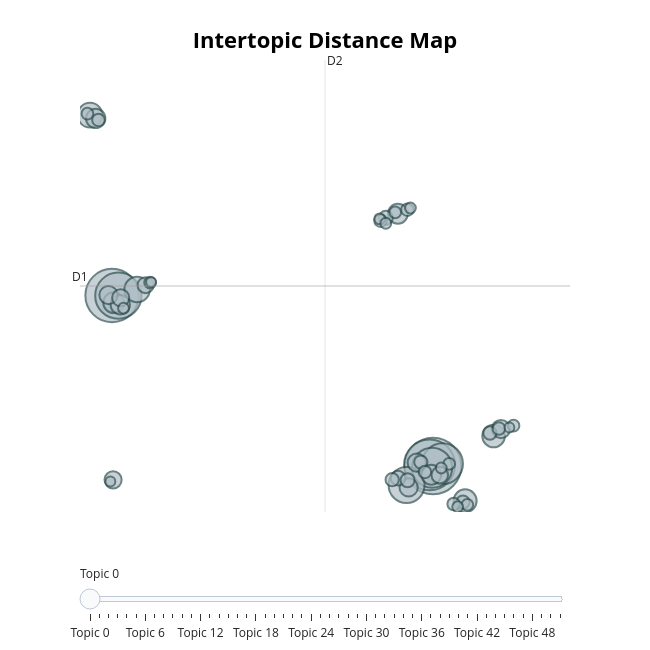

Here is the notebook cell this chart was saved with:
### Code cell
topic_model.visualize_topics()

### Figure 1 — Plotly figure (JSON) as saved in the notebook; plotly's stock layout.template omitted (floating-point values rounded to 4 significant figures; data arrays with more than 128 entries replaced by an {"elided": "..."} marker saying what was removed)
{"data": [{"customdata": {"elided": "52x3 mixed values"}, "hovertemplate": "<b>Topic %{customdata[0]}</b><br>%{customdata[1]}<br>Size: %{customdata[2]}", "legendgroup": "", "marker": {"color": "#B0BEC5", "line": {"color": "DarkSlateGrey", "width": 2}, "size": [163, 145, 132, 109, 85, 82, 66, 33, 31, 27, 26, 22, 20, 20, 19, 19, 17, 17, 17, 17, 15, 15, 14, 13, 11, 10, 10, 9, 9, 9, 9, 8, 8, 8, 8, 8, 8, 7, 7, 7, 7, 7, 7, 6, 6, 6, 6, 6, 6, 5, 5, 5], "sizemode": "area", "sizeref": 0.1019, "symbol": "circle"}, "mode": "markers", "name": "", "orientation": "v", "showlegend": false, "type": "scatter", "x": [11.41, -0.9598, 11.28, -0.7176, 11.78, 11.37, 10.39, 0.006552, -1.809, 12.65, 13.75, -0.8973, 10.06, 11.34, -0.6438, -1.59, -1.096, 14.03, 10.47, 10.78, -0.9198, -0.6262, 11.67, 0.3312, 10.06, 9.592, 10.43, 10.94, 9.837, 13.6, 12.56, 12.21, 11.1, -1.484, 13.95, 10.42, 9.388, 9.952, 0.5073, -1.908, 12.73, 12.03, 14.51, 9.356, 9.59, -0.5172, 11.73, 10.54, 12.36, 14.35, -1.024, 0.5431], "xaxis": "x", "y": [0.3917, 11.95, 0.4679, 11.94, 0.5457, 0.2774, -0.894, 12.36, 24.18, -1.97, 2.428, 11.46, 17.5, -0.198, 11.33, 23.96, 11.98, 2.901, -1.056, 0.6207, -0.5453, 11.8, -0.2221, 12.65, -0.4297, 17.22, -0.572, 0.6578, -0.5346, 2.632, -2.052, -2.182, -0.01086, 23.85, 2.934, 17.77, 17.03, 17.59, 12.83, 24.28, -2.239, 0.5366, 3.127, 17.15, 16.85, 11.09, 0.2615, 17.88, -2.369, 3.003, -0.6535, 12.86], "yaxis": "y"}], "layout": {"annotations": [{"showarrow": false, "text": "D1", "x": -2.195, "y": 12.6, "yshift": 10}, {"showarrow": false, "text": "D2", "x": 7.247, "xshift": 10, "y": 27.92}], "height": 650, "hoverlabel": {"bgcolor": "white", "font": {"family": "Rockwell", "size": 16}}, "legend": {"itemsizing": "constant", "tracegroupgap": 0}, "margin": {"t": 60}, "shapes": [{"line": {"color": "#CFD8DC", "width": 2}, "type": "line", "x0": 7.247, "x1": 7.247, "y0": -2.725, "y1": 27.92}, {"line": {"color": "#9E9E9E", "width": 2}, "type": "line", "x0": -2.195, "x1": 16.69, "y0": 12.6, "y1": 12.6}], "sliders": [{"active": 0, "pad": {"t": 50}, "steps": [{"args": [{"marker.color": [["red", "#B0BEC5", "#B0BEC5", "#B0BEC5", "#B0BEC5", "#B0BEC5", "#B0BEC5", "#B0BEC5", "#B0BEC5", "#B0BEC5", "#B0BEC5", "#B0BEC5", "#B0BEC5", "#B0BEC5", "#B0BEC5", "#B0BEC5", "#B0BEC5", "#B0BEC5", "#B0BEC5", "#B0BEC5", "#B0BEC5", "#B0BEC5", "#B0BEC5", "#B0BEC5", "#B0BEC5", "#B0BEC5", "#B0BEC5", "#B0BEC5", "#B0BEC5", "#B0BEC5", "#B0BEC5", "#B0BEC5", "#B0BEC5", "#B0BEC5", "#B0BEC5", "#B0BEC5", "#B0BEC5", "#B0BEC5", "#B0BEC5", "#B0BEC5", "#B0BEC5", "#B0BEC5", "#B0BEC5", "#B0BEC5", "#B0BEC5", "#B0BEC5", "#B0BEC5", "#B0BEC5", "#B0BEC5", "#B0BEC5", "#B0BEC5", "#B0BEC5"]]}], "label": "Topic 0", "method": "update"}, {"args": [{"marker.color": [["#B0BEC5", "red", "#B0BEC5", "#B0BEC5", "#B0BEC5", "#B0BEC5", "#B0BEC5", "#B0BEC5", "#B0BEC5", "#B0BEC5", "#B0BEC5", "#B0BEC5", "#B0BEC5", "#B0BEC5", "#B0BEC5", "#B0BEC5", "#B0BEC5", "#B0BEC5", "#B0BEC5", "#B0BEC5", "#B0BEC5", "#B0BEC5", "#B0BEC5", "#B0BEC5", "#B0BEC5", "#B0BEC5", "#B0BEC5", "#B0BEC5", "#B0BEC5", "#B0BEC5", "#B0BEC5", "#B0BEC5", "#B0BEC5", "#B0BEC5", "#B0BEC5", "#B0BEC5", "#B0BEC5", "#B0BEC5", "#B0BEC5", "#B0BEC5", "#B0BEC5", "#B0BEC5", "#B0BEC5", "#B0BEC5", "#B0BEC5", "#B0BEC5", "#B0BEC5", "#B0BEC5", "#B0BEC5", "#B0BEC5", "#B0BEC5", "#B0BEC5"]]}], "label": "Topic 1", "method": "update"}, {"args": [{"marker.color": [["#B0BEC5", "#B0BEC5", "red", "#B0BEC5", "#B0BEC5", "#B0BEC5", "#B0BEC5", "#B0BEC5", "#B0BEC5", "#B0BEC5", "#B0BEC5", "#B0BEC5", "#B0BEC5", "#B0BEC5", "#B0BEC5", "#B0BEC5", "#B0BEC5", "#B0BEC5", "#B0BEC5", "#B0BEC5", "#B0BEC5", "#B0BEC5", "#B0BEC5", "#B0BEC5", "#B0BEC5", "#B0BEC5", "#B0BEC5", "#B0BEC5", "#B0BEC5", "#B0BEC5", "#B0BEC5", "#B0BEC5", "#B0BEC5", "#B0BEC5", "#B0BEC5", "#B0BEC5", "#B0BEC5", "#B0BEC5", "#B0BEC5", "#B0BEC5", "#B0BEC5", "#B0BEC5", "#B0BEC5", "#B0BEC5", "#B0BEC5", "#B0BEC5", "#B0BEC5", "#B0BEC5", "#B0BEC5", "#B0BEC5", "#B0BEC5", "#B0BEC5"]]}], "label": "Topic 2", "method": "update"}, {"args": [{"marker.color": [["#B0BEC5", "#B0BEC5", "#B0BEC5", "red", "#B0BEC5", "#B0BEC5", "#B0BEC5", "#B0BEC5", "#B0BEC5", "#B0BEC5", "#B0BEC5", "#B0BEC5", "#B0BEC5", "#B0BEC5", "#B0BEC5", "#B0BEC5", "#B0BEC5", "#B0BEC5", "#B0BEC5", "#B0BEC5", "#B0BEC5", "#B0BEC5", "#B0BEC5", "#B0BEC5", "#B0BEC5", "#B0BEC5", "#B0BEC5", "#B0BEC5", "#B0BEC5", "#B0BEC5", "#B0BEC5", "#B0BEC5", "#B0BEC5", "#B0BEC5", "#B0BEC5", "#B0BEC5", "#B0BEC5", "#B0BEC5", "#B0BEC5", "#B0BEC5", "#B0BEC5", "#B0BEC5", "#B0BEC5", "#B0BEC5", "#B0BEC5", "#B0BEC5", "#B0BEC5", "#B0BEC5", "#B0BEC5", "#B0BEC5", "#B0BEC5", "#B0BEC5"]]}], "label": "Topic 3", "method": "update"}, {"args": [{"marker.color": [["#B0BEC5", "#B0BEC5", "#B0BEC5", "#B0BEC5", "red", "#B0BEC5", "#B0BEC5", "#B0BEC5", "#B0BEC5", "#B0BEC5", "#B0BEC5", "#B0BEC5", "#B0BEC5", "#B0BEC5", "#B0BEC5", "#B0BEC5", "#B0BEC5", "#B0BEC5", "#B0BEC5", "#B0BEC5", "#B0BEC5", "#B0BEC5", "#B0BEC5", "#B0BEC5", "#B0BEC5", "#B0BEC5", "#B0BEC5", "#B0BEC5", "#B0BEC5", "#B0BEC5", "#B0BEC5", "#B0BEC5", "#B0BEC5", "#B0BEC5", "#B0BEC5", "#B0BEC5", "#B0BEC5", "#B0BEC5", "#B0BEC5", "#B0BEC5", "#B0BEC5", "#B0BEC5", "#B0BEC5", "#B0BEC5", "#B0BEC5", "#B0BEC5", "#B0BEC5", "#B0BEC5", "#B0BEC5", "#B0BEC5", "#B0BEC5", "#B0BEC5"]]}], "label": "Topic 4", "method": "update"}, {"args": [{"marker.color": [["#B0BEC5", "#B0BEC5", "#B0BEC5", "#B0BEC5", "#B0BEC5", "red", "#B0BEC5", "#B0BEC5", "#B0BEC5", "#B0BEC5", "#B0BEC5", "#B0BEC5", "#B0BEC5", "#B0BEC5", "#B0BEC5", "#B0BEC5", "#B0BEC5", "#B0BEC5", "#B0BEC5", "#B0BEC5", "#B0BEC5", "#B0BEC5", "#B0BEC5", "#B0BEC5", "#B0BEC5", "#B0BEC5", "#B0BEC5", "#B0BEC5", "#B0BEC5", "#B0BEC5", "#B0BEC5", "#B0BEC5", "#B0BEC5", "#B0BEC5", "#B0BEC5", "#B0BEC5", "#B0BEC5", "#B0BEC5", "#B0BEC5", "#B0BEC5", "#B0BEC5", "#B0BEC5", "#B0BEC5", "#B0BEC5", "#B0BEC5", "#B0BEC5", "#B0BEC5", "#B0BEC5", "#B0BEC5", "#B0BEC5", "#B0BEC5", "#B0BEC5"]]}], "label": "Topic 5", "method": "update"}, {"args": [{"marker.color": [["#B0BEC5", "#B0BEC5", "#B0BEC5", "#B0BEC5", "#B0BEC5", "#B0BEC5", "red", "#B0BEC5", "#B0BEC5", "#B0BEC5", "#B0BEC5", "#B0BEC5", "#B0BEC5", "#B0BEC5", "#B0BEC5", "#B0BEC5", "#B0BEC5", "#B0BEC5", "#B0BEC5", "#B0BEC5", "#B0BEC5", "#B0BEC5", "#B0BEC5", "#B0BEC5", "#B0BEC5", "#B0BEC5", "#B0BEC5", "#B0BEC5", "#B0BEC5", "#B0BEC5", "#B0BEC5", "#B0BEC5", "#B0BEC5", "#B0BEC5", "#B0BEC5", "#B0BEC5", "#B0BEC5", "#B0BEC5", "#B0BEC5", "#B0BEC5", "#B0BEC5", "#B0BEC5", "#B0BEC5", "#B0BEC5", "#B0BEC5", "#B0BEC5", "#B0BEC5", "#B0BEC5", "#B0BEC5", "#B0BEC5", "#B0BEC5", "#B0BEC5"]]}], "label": "Topic 6", "method": "update"}, {"args": [{"marker.color": [["#B0BEC5", "#B0BEC5", "#B0BEC5", "#B0BEC5", "#B0BEC5", "#B0BEC5", "#B0BEC5", "red", "#B0BEC5", "#B0BEC5", "#B0BEC5", "#B0BEC5", "#B0BEC5", "#B0BEC5", "#B0BEC5", "#B0BEC5", "#B0BEC5", "#B0BEC5", "#B0BEC5", "#B0BEC5", "#B0BEC5", "#B0BEC5", "#B0BEC5", "#B0BEC5", "#B0BEC5", "#B0BEC5", "#B0BEC5", "#B0BEC5", "#B0BEC5", "#B0BEC5", "#B0BEC5", "#B0BEC5", "#B0BEC5", "#B0BEC5", "#B0BEC5", "#B0BEC5", "#B0BEC5", "#B0BEC5", "#B0BEC5", "#B0BEC5", "#B0BEC5", "#B0BEC5", "#B0BEC5", "#B0BEC5", "#B0BEC5", "#B0BEC5", "#B0BEC5", "#B0BEC5", "#B0BEC5", "#B0BEC5", "#B0BEC5", "#B0BEC5"]]}], "label": "Topic 7", "method": "update"}, {"args": [{"marker.color": [["#B0BEC5", "#B0BEC5", "#B0BEC5", "#B0BEC5", "#B0BEC5", "#B0BEC5", "#B0BEC5", "#B0BEC5", "red", "#B0BEC5", "#B0BEC5", "#B0BEC5", "#B0BEC5", "#B0BEC5", "#B0BEC5", "#B0BEC5", "#B0BEC5", "#B0BEC5", "#B0BEC5", "#B0BEC5", "#B0BEC5", "#B0BEC5", "#B0BEC5", "#B0BEC5", "#B0BEC5", "#B0BEC5", "#B0BEC5", "#B0BEC5", "#B0BEC5", "#B0BEC5", "#B0BEC5", "#B0BEC5", "#B0BEC5", "#B0BEC5", "#B0BEC5", "#B0BEC5", "#B0BEC5", "#B0BEC5", "#B0BEC5", "#B0BEC5", "#B0BEC5", "#B0BEC5", "#B0BEC5", "#B0BEC5", "#B0BEC5", "#B0BEC5", "#B0BEC5", "#B0BEC5", "#B0BEC5", "#B0BEC5", "#B0BEC5", "#B0BEC5"]]}], "label": "Topic 8", "method": "update"}, {"args": [{"marker.color": [["#B0BEC5", "#B0BEC5", "#B0BEC5", "#B0BEC5", "#B0BEC5", "#B0BEC5", "#B0BEC5", "#B0BEC5", "#B0BEC5", "red", "#B0BEC5", "#B0BEC5", "#B0BEC5", "#B0BEC5", "#B0BEC5", "#B0BEC5", "#B0BEC5", "#B0BEC5", "#B0BEC5", "#B0BEC5", "#B0BEC5", "#B0BEC5", "#B0BEC5", "#B0BEC5", "#B0BEC5", "#B0BEC5", "#B0BEC5", "#B0BEC5", "#B0BEC5", "#B0BEC5", "#B0BEC5", "#B0BEC5", "#B0BEC5", "#B0BEC5", "#B0BEC5", "#B0BEC5", "#B0BEC5", "#B0BEC5", "#B0BEC5", "#B0BEC5", "#B0BEC5", "#B0BEC5", "#B0BEC5", "#B0BEC5", "#B0BEC5", "#B0BEC5", "#B0BEC5", "#B0BEC5", "#B0BEC5", "#B0BEC5", "#B0BEC5", "#B0BEC5"]]}], "label": "Topic 9", "method": "update"}, {"args": [{"marker.color": [["#B0BEC5", "#B0BEC5", "#B0BEC5", "#B0BEC5", "#B0BEC5", "#B0BEC5", "#B0BEC5", "#B0BEC5", "#B0BEC5", "#B0BEC5", "red", "#B0BEC5", "#B0BEC5", "#B0BEC5", "#B0BEC5", "#B0BEC5", "#B0BEC5", "#B0BEC5", "#B0BEC5", "#B0BEC5", "#B0BEC5", "#B0BEC5", "#B0BEC5", "#B0BEC5", "#B0BEC5", "#B0BEC5", "#B0BEC5", "#B0BEC5", "#B0BEC5", "#B0BEC5", "#B0BEC5", "#B0BEC5", "#B0BEC5", "#B0BEC5", "#B0BEC5", "#B0BEC5", "#B0BEC5", "#B0BEC5", "#B0BEC5", "#B0BEC5", "#B0BEC5", "#B0BEC5", "#B0BEC5", "#B0BEC5", "#B0BEC5", "#B0BEC5", "#B0BEC5", "#B0BEC5", "#B0BEC5", "#B0BEC5", "#B0BEC5", "#B0BEC5"]]}], "label": "Topic 10", "method": "update"}, {"args": [{"marker.color": [["#B0BEC5", "#B0BEC5", "#B0BEC5", "#B0BEC5", "#B0BEC5", "#B0BEC5", "#B0BEC5", "#B0BEC5", "#B0BEC5", "#B0BEC5", "#B0BEC5", "red", "#B0BEC5", "#B0BEC5", "#B0BEC5", "#B0BEC5", "#B0BEC5", "#B0BEC5", "#B0BEC5", "#B0BEC5", "#B0BEC5", "#B0BEC5", "#B0BEC5", "#B0BEC5", "#B0BEC5", "#B0BEC5", "#B0BEC5", "#B0BEC5", "#B0BEC5", "#B0BEC5", "#B0BEC5", "#B0BEC5", "#B0BEC5", "#B0BEC5", "#B0BEC5", "#B0BEC5", "#B0BEC5", "#B0BEC5", "#B0BEC5", "#B0BEC5", "#B0BEC5", "#B0BEC5", "#B0BEC5", "#B0BEC5", "#B0BEC5", "#B0BEC5", "#B0BEC5", "#B0BEC5", "#B0BEC5", "#B0BEC5", "#B0BEC5", "#B0BEC5"]]}], "label": "Topic 11", "method": "update"}, {"args": [{"marker.color": [["#B0BEC5", "#B0BEC5", "#B0BEC5", "#B0BEC5", "#B0BEC5", "#B0BEC5", "#B0BEC5", "#B0BEC5", "#B0BEC5", "#B0BEC5", "#B0BEC5", "#B0BEC5", "red", "#B0BEC5", "#B0BEC5", "#B0BEC5", "#B0BEC5", "#B0BEC5", "#B0BEC5", "#B0BEC5", "#B0BEC5", "#B0BEC5", "#B0BEC5", "#B0BEC5", "#B0BEC5", "#B0BEC5", "#B0BEC5", "#B0BEC5", "#B0BEC5", "#B0BEC5", "#B0BEC5", "#B0BEC5", "#B0BEC5", "#B0BEC5", "#B0BEC5", "#B0BEC5", "#B0BEC5", "#B0BEC5", "#B0BEC5", "#B0BEC5", "#B0BEC5", "#B0BEC5", "#B0BEC5", "#B0BEC5", "#B0BEC5", "#B0BEC5", "#B0BEC5", "#B0BEC5", "#B0BEC5", "#B0BEC5", "#B0BEC5", "#B0BEC5"]]}], "label": "Topic 12", "method": "update"}, {"args": [{"marker.color": [["#B0BEC5", "#B0BEC5", "#B0BEC5", "#B0BEC5", "#B0BEC5", "#B0BEC5", "#B0BEC5", "#B0BEC5", "#B0BEC5", "#B0BEC5", "#B0BEC5", "#B0BEC5", "#B0BEC5", "red", "#B0BEC5", "#B0BEC5", "#B0BEC5", "#B0BEC5", "#B0BEC5", "#B0BEC5", "#B0BEC5", "#B0BEC5", "#B0BEC5", "#B0BEC5", "#B0BEC5", "#B0BEC5", "#B0BEC5", "#B0BEC5", "#B0BEC5", "#B0BEC5", "#B0BEC5", "#B0BEC5", "#B0BEC5", "#B0BEC5", "#B0BEC5", "#B0BEC5", "#B0BEC5", "#B0BEC5", "#B0BEC5", "#B0BEC5", "#B0BEC5", "#B0BEC5", "#B0BEC5", "#B0BEC5", "#B0BEC5", "#B0BEC5", "#B0BEC5", "#B0BEC5", "#B0BEC5", "#B0BEC5", "#B0BEC5", "#B0BEC5"]]}], "label": "Topic 13", "method": "update"}, {"args": [{"marker.color": [["#B0BEC5", "#B0BEC5", "#B0BEC5", "#B0BEC5", "#B0BEC5", "#B0BEC5", "#B0BEC5", "#B0BEC5", "#B0BEC5", "#B0BEC5", "#B0BEC5", "#B0BEC5", "#B0BEC5", "#B0BEC5", "red", "#B0BEC5", "#B0BEC5", "#B0BEC5", "#B0BEC5", "#B0BEC5", "#B0BEC5", "#B0BEC5", "#B0BEC5", "#B0BEC5", "#B0BEC5", "#B0BEC5", "#B0BEC5", "#B0BEC5", "#B0BEC5", "#B0BEC5", "#B0BEC5", "#B0BEC5", "#B0BEC5", "#B0BEC5", "#B0BEC5", "#B0BEC5", "#B0BEC5", "#B0BEC5", "#B0BEC5", "#B0BEC5", "#B0BEC5", "#B0BEC5", "#B0BEC5", "#B0BEC5", "#B0BEC5", "#B0BEC5", "#B0BEC5", "#B0BEC5", "#B0BEC5", "#B0BEC5", "#B0BEC5", "#B0BEC5"]]}], "label": "Topic 14", "method": "update"}, {"args": [{"marker.color": [["#B0BEC5", "#B0BEC5", "#B0BEC5", "#B0BEC5", "#B0BEC5", "#B0BEC5", "#B0BEC5", "#B0BEC5", "#B0BEC5", "#B0BEC5", "#B0BEC5", "#B0BEC5", "#B0BEC5", "#B0BEC5", "#B0BEC5", "red", "#B0BEC5", "#B0BEC5", "#B0BEC5", "#B0BEC5", "#B0BEC5", "#B0BEC5", "#B0BEC5", "#B0BEC5", "#B0BEC5", "#B0BEC5", "#B0BEC5", "#B0BEC5", "#B0BEC5", "#B0BEC5", "#B0BEC5", "#B0BEC5", "#B0BEC5", "#B0BEC5", "#B0BEC5", "#B0BEC5", "#B0BEC5", "#B0BEC5", "#B0BEC5", "#B0BEC5", "#B0BEC5", "#B0BEC5", "#B0BEC5", "#B0BEC5", "#B0BEC5", "#B0BEC5", "#B0BEC5", "#B0BEC5", "#B0BEC5", "#B0BEC5", "#B0BEC5", "#B0BEC5"]]}], "label": "Topic 15", "method": "update"}, {"args": [{"marker.color": [["#B0BEC5", "#B0BEC5", "#B0BEC5", "#B0BEC5", "#B0BEC5", "#B0BEC5", "#B0BEC5", "#B0BEC5", "#B0BEC5", "#B0BEC5", "#B0BEC5", "#B0BEC5", "#B0BEC5", "#B0BEC5", "#B0BEC5", "#B0BEC5", "red", "#B0BEC5", "#B0BEC5", "#B0BEC5", "#B0BEC5", "#B0BEC5", "#B0BEC5", "#B0BEC5", "#B0BEC5", "#B0BEC5", "#B0BEC5", "#B0BEC5", "#B0BEC5", "#B0BEC5", "#B0BEC5", "#B0BEC5", "#B0BEC5", "#B0BEC5", "#B0BEC5", "#B0BEC5", "#B0BEC5", "#B0BEC5", "#B0BEC5", "#B0BEC5", "#B0BEC5", "#B0BEC5", "#B0BEC5", "#B0BEC5", "#B0BEC5", "#B0BEC5", "#B0BEC5", "#B0BEC5", "#B0BEC5", "#B0BEC5", "#B0BEC5", "#B0BEC5"]]}], "label": "Topic 16", "method": "update"}, {"args": [{"marker.color": [["#B0BEC5", "#B0BEC5", "#B0BEC5", "#B0BEC5", "#B0BEC5", "#B0BEC5", "#B0BEC5", "#B0BEC5", "#B0BEC5", "#B0BEC5", "#B0BEC5", "#B0BEC5", "#B0BEC5", "#B0BEC5", "#B0BEC5", "#B0BEC5", "#B0BEC5", "red", "#B0BEC5", "#B0BEC5", "#B0BEC5", "#B0BEC5", "#B0BEC5", "#B0BEC5", "#B0BEC5", "#B0BEC5", "#B0BEC5", "#B0BEC5", "#B0BEC5", "#B0BEC5", "#B0BEC5", "#B0BEC5", "#B0BEC5", "#B0BEC5", "#B0BEC5", "#B0BEC5", "#B0BEC5", "#B0BEC5", "#B0BEC5", "#B0BEC5", "#B0BEC5", "#B0BEC5", "#B0BEC5", "#B0BEC5", "#B0BEC5", "#B0BEC5", "#B0BEC5", "#B0BEC5", "#B0BEC5", "#B0BEC5", "#B0BEC5", "#B0BEC5"]]}], "label": "Topic 17", "method": "update"}, {"args": [{"marker.color": [["#B0BEC5", "#B0BEC5", "#B0BEC5", "#B0BEC5", "#B0BEC5", "#B0BEC5", "#B0BEC5", "#B0BEC5", "#B0BEC5", "#B0BEC5", "#B0BEC5", "#B0BEC5", "#B0BEC5", "#B0BEC5", "#B0BEC5", "#B0BEC5", "#B0BEC5", "#B0BEC5", "red", "#B0BEC5", "#B0BEC5", "#B0BEC5", "#B0BEC5", "#B0BEC5", "#B0BEC5", "#B0BEC5", "#B0BEC5", "#B0BEC5", "#B0BEC5", "#B0BEC5", "#B0BEC5", "#B0BEC5", "#B0BEC5", "#B0BEC5", "#B0BEC5", "#B0BEC5", "#B0BEC5", "#B0BEC5", "#B0BEC5", "#B0BEC5", "#B0BEC5", "#B0BEC5", "#B0BEC5", "#B0BEC5", "#B0BEC5", "#B0BEC5", "#B0BEC5", "#B0BEC5", "#B0BEC5", "#B0BEC5", "#B0BEC5", "#B0BEC5"]]}], "label": "Topic 18", "method": "update"}, {"args": [{"marker.color": [["#B0BEC5", "#B0BEC5", "#B0BEC5", "#B0BEC5", "#B0BEC5", "#B0BEC5", "#B0BEC5", "#B0BEC5", "#B0BEC5", "#B0BEC5", "#B0BEC5", "#B0BEC5", "#B0BEC5", "#B0BEC5", "#B0BEC5", "#B0BEC5", "#B0BEC5", "#B0BEC5", "#B0BEC5", "red", "#B0BEC5", "#B0BEC5", "#B0BEC5", "#B0BEC5", "#B0BEC5", "#B0BEC5", "#B0BEC5", "#B0BEC5", "#B0BEC5", "#B0BEC5", "#B0BEC5", "#B0BEC5", "#B0BEC5", "#B0BEC5", "#B0BEC5", "#B0BEC5", "#B0BEC5", "#B0BEC5", "#B0BEC5", "#B0BEC5", "#B0BEC5", "#B0BEC5", "#B0BEC5", "#B0BEC5", "#B0BEC5", "#B0BEC5", "#B0BEC5", "#B0BEC5", "#B0BEC5", "#B0BEC5", "#B0BEC5", "#B0BEC5"]]}], "label": "Topic 19", "method": "update"}, {"args": [{"marker.color": [["#B0BEC5", "#B0BEC5", "#B0BEC5", "#B0BEC5", "#B0BEC5", "#B0BEC5", "#B0BEC5", "#B0BEC5", "#B0BEC5", "#B0BEC5", "#B0BEC5", "#B0BEC5", "#B0BEC5", "#B0BEC5", "#B0BEC5", "#B0BEC5", "#B0BEC5", "#B0BEC5", "#B0BEC5", "#B0BEC5", "red", "#B0BEC5", "#B0BEC5", "#B0BEC5", "#B0BEC5", "#B0BEC5", "#B0BEC5", "#B0BEC5", "#B0BEC5", "#B0BEC5", "#B0BEC5", "#B0BEC5", "#B0BEC5", "#B0BEC5", "#B0BEC5", "#B0BEC5", "#B0BEC5", "#B0BEC5", "#B0BEC5", "#B0BEC5", "#B0BEC5", "#B0BEC5", "#B0BEC5", "#B0BEC5", "#B0BEC5", "#B0BEC5", "#B0BEC5", "#B0BEC5", "#B0BEC5", "#B0BEC5", "#B0BEC5", "#B0BEC5"]]}], "label": "Topic 20", "method": "update"}, {"args": [{"marker.color": [["#B0BEC5", "#B0BEC5", "#B0BEC5", "#B0BEC5", "#B0BEC5", "#B0BEC5", "#B0BEC5", "#B0BEC5", "#B0BEC5", "#B0BEC5", "#B0BEC5", "#B0BEC5", "#B0BEC5", "#B0BEC5", "#B0BEC5", "#B0BEC5", "#B0BEC5", "#B0BEC5", "#B0BEC5", "#B0BEC5", "#B0BEC5", "red", "#B0BEC5", "#B0BEC5", "#B0BEC5", "#B0BEC5", "#B0BEC5", "#B0BEC5", "#B0BEC5", "#B0BEC5", "#B0BEC5", "#B0BEC5", "#B0BEC5", "#B0BEC5", "#B0BEC5", "#B0BEC5", "#B0BEC5", "#B0BEC5", "#B0BEC5", "#B0BEC5", "#B0BEC5", "#B0BEC5", "#B0BEC5", "#B0BEC5", "#B0BEC5", "#B0BEC5", "#B0BEC5", "#B0BEC5", "#B0BEC5", "#B0BEC5", "#B0BEC5", "#B0BEC5"]]}], "label": "Topic 21", "method": "update"}, {"args": [{"marker.color": [["#B0BEC5", "#B0BEC5", "#B0BEC5", "#B0BEC5", "#B0BEC5", "#B0BEC5", "#B0BEC5", "#B0BEC5", "#B0BEC5", "#B0BEC5", "#B0BEC5", "#B0BEC5", "#B0BEC5", "#B0BEC5", "#B0BEC5", "#B0BEC5", "#B0BEC5", "#B0BEC5", "#B0BEC5", "#B0BEC5", "#B0BEC5", "#B0BEC5", "red", "#B0BEC5", "#B0BEC5", "#B0BEC5", "#B0BEC5", "#B0BEC5", "#B0BEC5", "#B0BEC5", "#B0BEC5", "#B0BEC5", "#B0BEC5", "#B0BEC5", "#B0BEC5", "#B0BEC5", "#B0BEC5", "#B0BEC5", "#B0BEC5", "#B0BEC5", "#B0BEC5", "#B0BEC5", "#B0BEC5", "#B0BEC5", "#B0BEC5", "#B0BEC5", "#B0BEC5", "#B0BEC5", "#B0BEC5", "#B0BEC5", "#B0BEC5", "#B0BEC5"]]}], "label": "Topic 22", "method": "update"}, {"args": [{"marker.color": [["#B0BEC5", "#B0BEC5", "#B0BEC5", "#B0BEC5", "#B0BEC5", "#B0BEC5", "#B0BEC5", "#B0BEC5", "#B0BEC5", "#B0BEC5", "#B0BEC5", "#B0BEC5", "#B0BEC5", "#B0BEC5", "#B0BEC5", "#B0BEC5", "#B0BEC5", "#B0BEC5", "#B0BEC5", "#B0BEC5", "#B0BEC5", "#B0BEC5", "#B0BEC5", "red", "#B0BEC5", "#B0BEC5", "#B0BEC5", "#B0BEC5", "#B0BEC5", "#B0BEC5", "#B0BEC5", "#B0BEC5", "#B0BEC5", "#B0BEC5", "#B0BEC5", "#B0BEC5", "#B0BEC5", "#B0BEC5", "#B0BEC5", "#B0BEC5", "#B0BEC5", "#B0BEC5", "#B0BEC5", "#B0BEC5", "#B0BEC5", "#B0BEC5", "#B0BEC5", "#B0BEC5", "#B0BEC5", "#B0BEC5", "#B0BEC5", "#B0BEC5"]]}], "label": "Topic 23", "method": "update"}, {"args": [{"marker.color": [["#B0BEC5", "#B0BEC5", "#B0BEC5", "#B0BEC5", "#B0BEC5", "#B0BEC5", "#B0BEC5", "#B0BEC5", "#B0BEC5", "#B0BEC5", "#B0BEC5", "#B0BEC5", "#B0BEC5", "#B0BEC5", "#B0BEC5", "#B0BEC5", "#B0BEC5", "#B0BEC5", "#B0BEC5", "#B0BEC5", "#B0BEC5", "#B0BEC5", "#B0BEC5", "#B0BEC5", "red", "#B0BEC5", "#B0BEC5", "#B0BEC5", "#B0BEC5", "#B0BEC5", "#B0BEC5", "#B0BEC5", "#B0BEC5", "#B0BEC5", "#B0BEC5", "#B0BEC5", "#B0BEC5", "#B0BEC5", "#B0BEC5", "#B0BEC5", "#B0BEC5", "#B0BEC5", "#B0BEC5", "#B0BEC5", "#B0BEC5", "#B0BEC5", "#B0BEC5", "#B0BEC5", "#B0BEC5", "#B0BEC5", "#B0BEC5", "#B0BEC5"]]}], "label": "Topic 24", "method": "update"}, {"args": [{"marker.color": [["#B0BEC5", "#B0BEC5", "#B0BEC5", "#B0BEC5", "#B0BEC5", "#B0BEC5", "#B0BEC5", "#B0BEC5", "#B0BEC5", "#B0BEC5", "#B0BEC5", "#B0BEC5", "#B0BEC5", "#B0BEC5", "#B0BEC5", "#B0BEC5", "#B0BEC5", "#B0BEC5", "#B0BEC5", "#B0BEC5", "#B0BEC5", "#B0BEC5", "#B0BEC5", "#B0BEC5", "#B0BEC5", "red", "#B0BEC5", "#B0BEC5", "#B0BEC5", "#B0BEC5", "#B0BEC5", "#B0BEC5", "#B0BEC5", "#B0BEC5", "#B0BEC5", "#B0BEC5", "#B0BEC5", "#B0BEC5", "#B0BEC5", "#B0BEC5", "#B0BEC5", "#B0BEC5", "#B0BEC5", "#B0BEC5", "#B0BEC5", "#B0BEC5", "#B0BEC5", "#B0BEC5", "#B0BEC5", "#B0BEC5", "#B0BEC5", "#B0BEC5"]]}], "label": "Topic 25", "method": "update"}, {"args": [{"marker.color": [["#B0BEC5", "#B0BEC5", "#B0BEC5", "#B0BEC5", "#B0BEC5", "#B0BEC5", "#B0BEC5", "#B0BEC5", "#B0BEC5", "#B0BEC5", "#B0BEC5", "#B0BEC5", "#B0BEC5", "#B0BEC5", "#B0BEC5", "#B0BEC5", "#B0BEC5", "#B0BEC5", "#B0BEC5", "#B0BEC5", "#B0BEC5", "#B0BEC5", "#B0BEC5", "#B0BEC5", "#B0BEC5", "#B0BEC5", "red", "#B0BEC5", "#B0BEC5", "#B0BEC5", "#B0BEC5", "#B0BEC5", "#B0BEC5", "#B0BEC5", "#B0BEC5", "#B0BEC5", "#B0BEC5", "#B0BEC5", "#B0BEC5", "#B0BEC5", "#B0BEC5", "#B0BEC5", "#B0BEC5", "#B0BEC5", "#B0BEC5", "#B0BEC5", "#B0BEC5", "#B0BEC5", "#B0BEC5", "#B0BEC5", "#B0BEC5", "#B0BEC5"]]}], "label": "Topic 26", "method": "update"}, {"args": [{"marker.color": [["#B0BEC5", "#B0BEC5", "#B0BEC5", "#B0BEC5", "#B0BEC5", "#B0BEC5", "#B0BEC5", "#B0BEC5", "#B0BEC5", "#B0BEC5", "#B0BEC5", "#B0BEC5", "#B0BEC5", "#B0BEC5", "#B0BEC5", "#B0BEC5", "#B0BEC5", "#B0BEC5", "#B0BEC5", "#B0BEC5", "#B0BEC5", "#B0BEC5", "#B0BEC5", "#B0BEC5", "#B0BEC5", "#B0BEC5", "#B0BEC5", "red", "#B0BEC5", "#B0BEC5", "#B0BEC5", "#B0BEC5", "#B0BEC5", "#B0BEC5", "#B0BEC5", "#B0BEC5", "#B0BEC5", "#B0BEC5", "#B0BEC5", "#B0BEC5", "#B0BEC5", "#B0BEC5", "#B0BEC5", "#B0BEC5", "#B0BEC5", "#B0BEC5", "#B0BEC5", "#B0BEC5", "#B0BEC5", "#B0BEC5", "#B0BEC5", "#B0BEC5"]]}], "label": "Topic 27", "method": "update"}, {"args": [{"marker.color": [["#B0BEC5", "#B0BEC5", "#B0BEC5", "#B0BEC5", "#B0BEC5", "#B0BEC5", "#B0BEC5", "#B0BEC5", "#B0BEC5", "#B0BEC5", "#B0BEC5", "#B0BEC5", "#B0BEC5", "#B0BEC5", "#B0BEC5", "#B0BEC5", "#B0BEC5", "#B0BEC5", "#B0BEC5", "#B0BEC5", "#B0BEC5", "#B0BEC5", "#B0BEC5", "#B0BEC5", "#B0BEC5", "#B0BEC5", "#B0BEC5", "#B0BEC5", "red", "#B0BEC5", "#B0BEC5", "#B0BEC5", "#B0BEC5", "#B0BEC5", "#B0BEC5", "#B0BEC5", "#B0BEC5", "#B0BEC5", "#B0BEC5", "#B0BEC5", "#B0BEC5", "#B0BEC5", "#B0BEC5", "#B0BEC5", "#B0BEC5", "#B0BEC5", "#B0BEC5", "#B0BEC5", "#B0BEC5", "#B0BEC5", "#B0BEC5", "#B0BEC5"]]}], "label": "Topic 28", "method": "update"}, {"args": [{"marker.color": [["#B0BEC5", "#B0BEC5", "#B0BEC5", "#B0BEC5", "#B0BEC5", "#B0BEC5", "#B0BEC5", "#B0BEC5", "#B0BEC5", "#B0BEC5", "#B0BEC5", "#B0BEC5", "#B0BEC5", "#B0BEC5", "#B0BEC5", "#B0BEC5", "#B0BEC5", "#B0BEC5", "#B0BEC5", "#B0BEC5", "#B0BEC5", "#B0BEC5", "#B0BEC5", "#B0BEC5", "#B0BEC5", "#B0BEC5", "#B0BEC5", "#B0BEC5", "#B0BEC5", "red", "#B0BEC5", "#B0BEC5", "#B0BEC5", "#B0BEC5", "#B0BEC5", "#B0BEC5", "#B0BEC5", "#B0BEC5", "#B0BEC5", "#B0BEC5", "#B0BEC5", "#B0BEC5", "#B0BEC5", "#B0BEC5", "#B0BEC5", "#B0BEC5", "#B0BEC5", "#B0BEC5", "#B0BEC5", "#B0BEC5", "#B0BEC5", "#B0BEC5"]]}], "label": "Topic 29", "method": "update"}, {"args": [{"marker.color": [["#B0BEC5", "#B0BEC5", "#B0BEC5", "#B0BEC5", "#B0BEC5", "#B0BEC5", "#B0BEC5", "#B0BEC5", "#B0BEC5", "#B0BEC5", "#B0BEC5", "#B0BEC5", "#B0BEC5", "#B0BEC5", "#B0BEC5", "#B0BEC5", "#B0BEC5", "#B0BEC5", "#B0BEC5", "#B0BEC5", "#B0BEC5", "#B0BEC5", "#B0BEC5", "#B0BEC5", "#B0BEC5", "#B0BEC5", "#B0BEC5", "#B0BEC5", "#B0BEC5", "#B0BEC5", "red", "#B0BEC5", "#B0BEC5", "#B0BEC5", "#B0BEC5", "#B0BEC5", "#B0BEC5", "#B0BEC5", "#B0BEC5", "#B0BEC5", "#B0BEC5", "#B0BEC5", "#B0BEC5", "#B0BEC5", "#B0BEC5", "#B0BEC5", "#B0BEC5", "#B0BEC5", "#B0BEC5", "#B0BEC5", "#B0BEC5", "#B0BEC5"]]}], "label": "Topic 30", "method": "update"}, {"args": [{"marker.color": [["#B0BEC5", "#B0BEC5", "#B0BEC5", "#B0BEC5", "#B0BEC5", "#B0BEC5", "#B0BEC5", "#B0BEC5", "#B0BEC5", "#B0BEC5", "#B0BEC5", "#B0BEC5", "#B0BEC5", "#B0BEC5", "#B0BEC5", "#B0BEC5", "#B0BEC5", "#B0BEC5", "#B0BEC5", "#B0BEC5", "#B0BEC5", "#B0BEC5", "#B0BEC5", "#B0BEC5", "#B0BEC5", "#B0BEC5", "#B0BEC5", "#B0BEC5", "#B0BEC5", "#B0BEC5", "#B0BEC5", "red", "#B0BEC5", "#B0BEC5", "#B0BEC5", "#B0BEC5", "#B0BEC5", "#B0BEC5", "#B0BEC5", "#B0BEC5", "#B0BEC5", "#B0BEC5", "#B0BEC5", "#B0BEC5", "#B0BEC5", "#B0BEC5", "#B0BEC5", "#B0BEC5", "#B0BEC5", "#B0BEC5", "#B0BEC5", "#B0BEC5"]]}], "label": "Topic 31", "method": "update"}, {"args": [{"marker.color": [["#B0BEC5", "#B0BEC5", "#B0BEC5", "#B0BEC5", "#B0BEC5", "#B0BEC5", "#B0BEC5", "#B0BEC5", "#B0BEC5", "#B0BEC5", "#B0BEC5", "#B0BEC5", "#B0BEC5", "#B0BEC5", "#B0BEC5", "#B0BEC5", "#B0BEC5", "#B0BEC5", "#B0BEC5", "#B0BEC5", "#B0BEC5", "#B0BEC5", "#B0BEC5", "#B0BEC5", "#B0BEC5", "#B0BEC5", "#B0BEC5", "#B0BEC5", "#B0BEC5", "#B0BEC5", "#B0BEC5", "#B0BEC5", "red", "#B0BEC5", "#B0BEC5", "#B0BEC5", "#B0BEC5", "#B0BEC5", "#B0BEC5", "#B0BEC5", "#B0BEC5", "#B0BEC5", "#B0BEC5", "#B0BEC5", "#B0BEC5", "#B0BEC5", "#B0BEC5", "#B0BEC5", "#B0BEC5", "#B0BEC5", "#B0BEC5", "#B0BEC5"]]}], "label": "Topic 32", "method": "update"}, {"args": [{"marker.color": [["#B0BEC5", "#B0BEC5", "#B0BEC5", "#B0BEC5", "#B0BEC5", "#B0BEC5", "#B0BEC5", "#B0BEC5", "#B0BEC5", "#B0BEC5", "#B0BEC5", "#B0BEC5", "#B0BEC5", "#B0BEC5", "#B0BEC5", "#B0BEC5", "#B0BEC5", "#B0BEC5", "#B0BEC5", "#B0BEC5", "#B0BEC5", "#B0BEC5", "#B0BEC5", "#B0BEC5", "#B0BEC5", "#B0BEC5", "#B0BEC5", "#B0BEC5", "#B0BEC5", "#B0BEC5", "#B0BEC5", "#B0BEC5", "#B0BEC5", "red", "#B0BEC5", "#B0BEC5", "#B0BEC5", "#B0BEC5", "#B0BEC5", "#B0BEC5", "#B0BEC5", "#B0BEC5", "#B0BEC5", "#B0BEC5", "#B0BEC5", "#B0BEC5", "#B0BEC5", "#B0BEC5", "#B0BEC5", "#B0BEC5", "#B0BEC5", "#B0BEC5"]]}], "label": "Topic 33", "method": "update"}, {"args": [{"marker.color": [["#B0BEC5", "#B0BEC5", "#B0BEC5", "#B0BEC5", "#B0BEC5", "#B0BEC5", "#B0BEC5", "#B0BEC5", "#B0BEC5", "#B0BEC5", "#B0BEC5", "#B0BEC5", "#B0BEC5", "#B0BEC5", "#B0BEC5", "#B0BEC5", "#B0BEC5", "#B0BEC5", "#B0BEC5", "#B0BEC5", "#B0BEC5", "#B0BEC5", "#B0BEC5", "#B0BEC5", "#B0BEC5", "#B0BEC5", "#B0BEC5", "#B0BEC5", "#B0BEC5", "#B0BEC5", "#B0BEC5", "#B0BEC5", "#B0BEC5", "#B0BEC5", "red", "#B0BEC5", "#B0BEC5", "#B0BEC5", "#B0BEC5", "#B0BEC5", "#B0BEC5", "#B0BEC5", "#B0BEC5", "#B0BEC5", "#B0BEC5", "#B0BEC5", "#B0BEC5", "#B0BEC5", "#B0BEC5", "#B0BEC5", "#B0BEC5", "#B0BEC5"]]}], "label": "Topic 34", "method": "update"}, {"args": [{"marker.color": [["#B0BEC5", "#B0BEC5", "#B0BEC5", "#B0BEC5", "#B0BEC5", "#B0BEC5", "#B0BEC5", "#B0BEC5", "#B0BEC5", "#B0BEC5", "#B0BEC5", "#B0BEC5", "#B0BEC5", "#B0BEC5", "#B0BEC5", "#B0BEC5", "#B0BEC5", "#B0BEC5", "#B0BEC5", "#B0BEC5", "#B0BEC5", "#B0BEC5", "#B0BEC5", "#B0BEC5", "#B0BEC5", "#B0BEC5", "#B0BEC5", "#B0BEC5", "#B0BEC5", "#B0BEC5", "#B0BEC5", "#B0BEC5", "#B0BEC5", "#B0BEC5", "#B0BEC5", "red", "#B0BEC5", "#B0BEC5", "#B0BEC5", "#B0BEC5", "#B0BEC5", "#B0BEC5", "#B0BEC5", "#B0BEC5", "#B0BEC5", "#B0BEC5", "#B0BEC5", "#B0BEC5", "#B0BEC5", "#B0BEC5", "#B0BEC5", "#B0BEC5"]]}], "label": "Topic 35", "method": "update"}, {"args": [{"marker.color": [["#B0BEC5", "#B0BEC5", "#B0BEC5", "#B0BEC5", "#B0BEC5", "#B0BEC5", "#B0BEC5", "#B0BEC5", "#B0BEC5", "#B0BEC5", "#B0BEC5", "#B0BEC5", "#B0BEC5", "#B0BEC5", "#B0BEC5", "#B0BEC5", "#B0BEC5", "#B0BEC5", "#B0BEC5", "#B0BEC5", "#B0BEC5", "#B0BEC5", "#B0BEC5", "#B0BEC5", "#B0BEC5", "#B0BEC5", "#B0BEC5", "#B0BEC5", "#B0BEC5", "#B0BEC5", "#B0BEC5", "#B0BEC5", "#B0BEC5", "#B0BEC5", "#B0BEC5", "#B0BEC5", "red", "#B0BEC5", "#B0BEC5", "#B0BEC5", "#B0BEC5", "#B0BEC5", "#B0BEC5", "#B0BEC5", "#B0BEC5", "#B0BEC5", "#B0BEC5", "#B0BEC5", "#B0BEC5", "#B0BEC5", "#B0BEC5", "#B0BEC5"]]}], "label": "Topic 36", "method": "update"}, {"args": [{"marker.color": [["#B0BEC5", "#B0BEC5", "#B0BEC5", "#B0BEC5", "#B0BEC5", "#B0BEC5", "#B0BEC5", "#B0BEC5", "#B0BEC5", "#B0BEC5", "#B0BEC5", "#B0BEC5", "#B0BEC5", "#B0BEC5", "#B0BEC5", "#B0BEC5", "#B0BEC5", "#B0BEC5", "#B0BEC5", "#B0BEC5", "#B0BEC5", "#B0BEC5", "#B0BEC5", "#B0BEC5", "#B0BEC5", "#B0BEC5", "#B0BEC5", "#B0BEC5", "#B0BEC5", "#B0BEC5", "#B0BEC5", "#B0BEC5", "#B0BEC5", "#B0BEC5", "#B0BEC5", "#B0BEC5", "#B0BEC5", "red", "#B0BEC5", "#B0BEC5", "#B0BEC5", "#B0BEC5", "#B0BEC5", "#B0BEC5", "#B0BEC5", "#B0BEC5", "#B0BEC5", "#B0BEC5", "#B0BEC5", "#B0BEC5", "#B0BEC5", "#B0BEC5"]]}], "label": "Topic 37", "method": "update"}, {"args": [{"marker.color": [["#B0BEC5", "#B0BEC5", "#B0BEC5", "#B0BEC5", "#B0BEC5", "#B0BEC5", "#B0BEC5", "#B0BEC5", "#B0BEC5", "#B0BEC5", "#B0BEC5", "#B0BEC5", "#B0BEC5", "#B0BEC5", "#B0BEC5", "#B0BEC5", "#B0BEC5", "#B0BEC5", "#B0BEC5", "#B0BEC5", "#B0BEC5", "#B0BEC5", "#B0BEC5", "#B0BEC5", "#B0BEC5", "#B0BEC5", "#B0BEC5", "#B0BEC5", "#B0BEC5", "#B0BEC5", "#B0BEC5", "#B0BEC5", "#B0BEC5", "#B0BEC5", "#B0BEC5", "#B0BEC5", "#B0BEC5", "#B0BEC5", "red", "#B0BEC5", "#B0BEC5", "#B0BEC5", "#B0BEC5", "#B0BEC5", "#B0BEC5", "#B0BEC5", "#B0BEC5", "#B0BEC5", "#B0BEC5", "#B0BEC5", "#B0BEC5", "#B0BEC5"]]}], "label": "Topic 38", "method": "update"}, {"args": [{"marker.color": [["#B0BEC5", "#B0BEC5", "#B0BEC5", "#B0BEC5", "#B0BEC5", "#B0BEC5", "#B0BEC5", "#B0BEC5", "#B0BEC5", "#B0BEC5", "#B0BEC5", "#B0BEC5", "#B0BEC5", "#B0BEC5", "#B0BEC5", "#B0BEC5", "#B0BEC5", "#B0BEC5", "#B0BEC5", "#B0BEC5", "#B0BEC5", "#B0BEC5", "#B0BEC5", "#B0BEC5", "#B0BEC5", "#B0BEC5", "#B0BEC5", "#B0BEC5", "#B0BEC5", "#B0BEC5", "#B0BEC5", "#B0BEC5", "#B0BEC5", "#B0BEC5", "#B0BEC5", "#B0BEC5", "#B0BEC5", "#B0BEC5", "#B0BEC5", "red", "#B0BEC5", "#B0BEC5", "#B0BEC5", "#B0BEC5", "#B0BEC5", "#B0BEC5", "#B0BEC5", "#B0BEC5", "#B0BEC5", "#B0BEC5", "#B0BEC5", "#B0BEC5"]]}], "label": "Topic 39", "method": "update"}, {"args": [{"marker.color": [["#B0BEC5", "#B0BEC5", "#B0BEC5", "#B0BEC5", "#B0BEC5", "#B0BEC5", "#B0BEC5", "#B0BEC5", "#B0BEC5", "#B0BEC5", "#B0BEC5", "#B0BEC5", "#B0BEC5", "#B0BEC5", "#B0BEC5", "#B0BEC5", "#B0BEC5", "#B0BEC5", "#B0BEC5", "#B0BEC5", "#B0BEC5", "#B0BEC5", "#B0BEC5", "#B0BEC5", "#B0BEC5", "#B0BEC5", "#B0BEC5", "#B0BEC5", "#B0BEC5", "#B0BEC5", "#B0BEC5", "#B0BEC5", "#B0BEC5", "#B0BEC5", "#B0BEC5", "#B0BEC5", "#B0BEC5", "#B0BEC5", "#B0BEC5", "#B0BEC5", "red", "#B0BEC5", "#B0BEC5", "#B0BEC5", "#B0BEC5", "#B0BEC5", "#B0BEC5", "#B0BEC5", "#B0BEC5", "#B0BEC5", "#B0BEC5", "#B0BEC5"]]}], "label": "Topic 40", "method": "update"}, {"args": [{"marker.color": [["#B0BEC5", "#B0BEC5", "#B0BEC5", "#B0BEC5", "#B0BEC5", "#B0BEC5", "#B0BEC5", "#B0BEC5", "#B0BEC5", "#B0BEC5", "#B0BEC5", "#B0BEC5", "#B0BEC5", "#B0BEC5", "#B0BEC5", "#B0BEC5", "#B0BEC5", "#B0BEC5", "#B0BEC5", "#B0BEC5", "#B0BEC5", "#B0BEC5", "#B0BEC5", "#B0BEC5", "#B0BEC5", "#B0BEC5", "#B0BEC5", "#B0BEC5", "#B0BEC5", "#B0BEC5", "#B0BEC5", "#B0BEC5", "#B0BEC5", "#B0BEC5", "#B0BEC5", "#B0BEC5", "#B0BEC5", "#B0BEC5", "#B0BEC5", "#B0BEC5", "#B0BEC5", "red", "#B0BEC5", "#B0BEC5", "#B0BEC5", "#B0BEC5", "#B0BEC5", "#B0BEC5", "#B0BEC5", "#B0BEC5", "#B0BEC5", "#B0BEC5"]]}], "label": "Topic 41", "method": "update"}, {"args": [{"marker.color": [["#B0BEC5", "#B0BEC5", "#B0BEC5", "#B0BEC5", "#B0BEC5", "#B0BEC5", "#B0BEC5", "#B0BEC5", "#B0BEC5", "#B0BEC5", "#B0BEC5", "#B0BEC5", "#B0BEC5", "#B0BEC5", "#B0BEC5", "#B0BEC5", "#B0BEC5", "#B0BEC5", "#B0BEC5", "#B0BEC5", "#B0BEC5", "#B0BEC5", "#B0BEC5", "#B0BEC5", "#B0BEC5", "#B0BEC5", "#B0BEC5", "#B0BEC5", "#B0BEC5", "#B0BEC5", "#B0BEC5", "#B0BEC5", "#B0BEC5", "#B0BEC5", "#B0BEC5", "#B0BEC5", "#B0BEC5", "#B0BEC5", "#B0BEC5", "#B0BEC5", "#B0BEC5", "#B0BEC5", "red", "#B0BEC5", "#B0BEC5", "#B0BEC5", "#B0BEC5", "#B0BEC5", "#B0BEC5", "#B0BEC5", "#B0BEC5", "#B0BEC5"]]}], "label": "Topic 42", "method": "update"}, {"args": [{"marker.color": [["#B0BEC5", "#B0BEC5", "#B0BEC5", "#B0BEC5", "#B0BEC5", "#B0BEC5", "#B0BEC5", "#B0BEC5", "#B0BEC5", "#B0BEC5", "#B0BEC5", "#B0BEC5", "#B0BEC5", "#B0BEC5", "#B0BEC5", "#B0BEC5", "#B0BEC5", "#B0BEC5", "#B0BEC5", "#B0BEC5", "#B0BEC5", "#B0BEC5", "#B0BEC5", "#B0BEC5", "#B0BEC5", "#B0BEC5", "#B0BEC5", "#B0BEC5", "#B0BEC5", "#B0BEC5", "#B0BEC5", "#B0BEC5", "#B0BEC5", "#B0BEC5", "#B0BEC5", "#B0BEC5", "#B0BEC5", "#B0BEC5", "#B0BEC5", "#B0BEC5", "#B0BEC5", "#B0BEC5", "#B0BEC5", "red", "#B0BEC5", "#B0BEC5", "#B0BEC5", "#B0BEC5", "#B0BEC5", "#B0BEC5", "#B0BEC5", "#B0BEC5"]]}], "label": "Topic 43", "method": "update"}, {"args": [{"marker.color": [["#B0BEC5", "#B0BEC5", "#B0BEC5", "#B0BEC5", "#B0BEC5", "#B0BEC5", "#B0BEC5", "#B0BEC5", "#B0BEC5", "#B0BEC5", "#B0BEC5", "#B0BEC5", "#B0BEC5", "#B0BEC5", "#B0BEC5", "#B0BEC5", "#B0BEC5", "#B0BEC5", "#B0BEC5", "#B0BEC5", "#B0BEC5", "#B0BEC5", "#B0BEC5", "#B0BEC5", "#B0BEC5", "#B0BEC5", "#B0BEC5", "#B0BEC5", "#B0BEC5", "#B0BEC5", "#B0BEC5", "#B0BEC5", "#B0BEC5", "#B0BEC5", "#B0BEC5", "#B0BEC5", "#B0BEC5", "#B0BEC5", "#B0BEC5", "#B0BEC5", "#B0BEC5", "#B0BEC5", "#B0BEC5", "#B0BEC5", "red", "#B0BEC5", "#B0BEC5", "#B0BEC5", "#B0BEC5", "#B0BEC5", "#B0BEC5", "#B0BEC5"]]}], "label": "Topic 44", "method": "update"}, {"args": [{"marker.color": [["#B0BEC5", "#B0BEC5", "#B0BEC5", "#B0BEC5", "#B0BEC5", "#B0BEC5", "#B0BEC5", "#B0BEC5", "#B0BEC5", "#B0BEC5", "#B0BEC5", "#B0BEC5", "#B0BEC5", "#B0BEC5", "#B0BEC5", "#B0BEC5", "#B0BEC5", "#B0BEC5", "#B0BEC5", "#B0BEC5", "#B0BEC5", "#B0BEC5", "#B0BEC5", "#B0BEC5", "#B0BEC5", "#B0BEC5", "#B0BEC5", "#B0BEC5", "#B0BEC5", "#B0BEC5", "#B0BEC5", "#B0BEC5", "#B0BEC5", "#B0BEC5", "#B0BEC5", "#B0BEC5", "#B0BEC5", "#B0BEC5", "#B0BEC5", "#B0BEC5", "#B0BEC5", "#B0BEC5", "#B0BEC5", "#B0BEC5", "#B0BEC5", "red", "#B0BEC5", "#B0BEC5", "#B0BEC5", "#B0BEC5", "#B0BEC5", "#B0BEC5"]]}], "label": "Topic 45", "method": "update"}, {"args": [{"marker.color": [["#B0BEC5", "#B0BEC5", "#B0BEC5", "#B0BEC5", "#B0BEC5", "#B0BEC5", "#B0BEC5", "#B0BEC5", "#B0BEC5", "#B0BEC5", "#B0BEC5", "#B0BEC5", "#B0BEC5", "#B0BEC5", "#B0BEC5", "#B0BEC5", "#B0BEC5", "#B0BEC5", "#B0BEC5", "#B0BEC5", "#B0BEC5", "#B0BEC5", "#B0BEC5", "#B0BEC5", "#B0BEC5", "#B0BEC5", "#B0BEC5", "#B0BEC5", "#B0BEC5", "#B0BEC5", "#B0BEC5", "#B0BEC5", "#B0BEC5", "#B0BEC5", "#B0BEC5", "#B0BEC5", "#B0BEC5", "#B0BEC5", "#B0BEC5", "#B0BEC5", "#B0BEC5", "#B0BEC5", "#B0BEC5", "#B0BEC5", "#B0BEC5", "#B0BEC5", "red", "#B0BEC5", "#B0BEC5", "#B0BEC5", "#B0BEC5", "#B0BEC5"]]}], "label": "Topic 46", "method": "update"}, {"args": [{"marker.color": [["#B0BEC5", "#B0BEC5", "#B0BEC5", "#B0BEC5", "#B0BEC5", "#B0BEC5", "#B0BEC5", "#B0BEC5", "#B0BEC5", "#B0BEC5", "#B0BEC5", "#B0BEC5", "#B0BEC5", "#B0BEC5", "#B0BEC5", "#B0BEC5", "#B0BEC5", "#B0BEC5", "#B0BEC5", "#B0BEC5", "#B0BEC5", "#B0BEC5", "#B0BEC5", "#B0BEC5", "#B0BEC5", "#B0BEC5", "#B0BEC5", "#B0BEC5", "#B0BEC5", "#B0BEC5", "#B0BEC5", "#B0BEC5", "#B0BEC5", "#B0BEC5", "#B0BEC5", "#B0BEC5", "#B0BEC5", "#B0BEC5", "#B0BEC5", "#B0BEC5", "#B0BEC5", "#B0BEC5", "#B0BEC5", "#B0BEC5", "#B0BEC5", "#B0BEC5", "#B0BEC5", "red", "#B0BEC5", "#B0BEC5", "#B0BEC5", "#B0BEC5"]]}], "label": "Topic 47", "method": "update"}, {"args": [{"marker.color": [["#B0BEC5", "#B0BEC5", "#B0BEC5", "#B0BEC5", "#B0BEC5", "#B0BEC5", "#B0BEC5", "#B0BEC5", "#B0BEC5", "#B0BEC5", "#B0BEC5", "#B0BEC5", "#B0BEC5", "#B0BEC5", "#B0BEC5", "#B0BEC5", "#B0BEC5", "#B0BEC5", "#B0BEC5", "#B0BEC5", "#B0BEC5", "#B0BEC5", "#B0BEC5", "#B0BEC5", "#B0BEC5", "#B0BEC5", "#B0BEC5", "#B0BEC5", "#B0BEC5", "#B0BEC5", "#B0BEC5", "#B0BEC5", "#B0BEC5", "#B0BEC5", "#B0BEC5", "#B0BEC5", "#B0BEC5", "#B0BEC5", "#B0BEC5", "#B0BEC5", "#B0BEC5", "#B0BEC5", "#B0BEC5", "#B0BEC5", "#B0BEC5", "#B0BEC5", "#B0BEC5", "#B0BEC5", "red", "#B0BEC5", "#B0BEC5", "#B0BEC5"]]}], "label": "Topic 48", "method": "update"}, {"args": [{"marker.color": [["#B0BEC5", "#B0BEC5", "#B0BEC5", "#B0BEC5", "#B0BEC5", "#B0BEC5", "#B0BEC5", "#B0BEC5", "#B0BEC5", "#B0BEC5", "#B0BEC5", "#B0BEC5", "#B0BEC5", "#B0BEC5", "#B0BEC5", "#B0BEC5", "#B0BEC5", "#B0BEC5", "#B0BEC5", "#B0BEC5", "#B0BEC5", "#B0BEC5", "#B0BEC5", "#B0BEC5", "#B0BEC5", "#B0BEC5", "#B0BEC5", "#B0BEC5", "#B0BEC5", "#B0BEC5", "#B0BEC5", "#B0BEC5", "#B0BEC5", "#B0BEC5", "#B0BEC5", "#B0BEC5", "#B0BEC5", "#B0BEC5", "#B0BEC5", "#B0BEC5", "#B0BEC5", "#B0BEC5", "#B0BEC5", "#B0BEC5", "#B0BEC5", "#B0BEC5", "#B0BEC5", "#B0BEC5", "#B0BEC5", "red", "#B0BEC5", "#B0BEC5"]]}], "label": "Topic 49", "method": "update"}, {"args": [{"marker.color": [["#B0BEC5", "#B0BEC5", "#B0BEC5", "#B0BEC5", "#B0BEC5", "#B0BEC5", "#B0BEC5", "#B0BEC5", "#B0BEC5", "#B0BEC5", "#B0BEC5", "#B0BEC5", "#B0BEC5", "#B0BEC5", "#B0BEC5", "#B0BEC5", "#B0BEC5", "#B0BEC5", "#B0BEC5", "#B0BEC5", "#B0BEC5", "#B0BEC5", "#B0BEC5", "#B0BEC5", "#B0BEC5", "#B0BEC5", "#B0BEC5", "#B0BEC5", "#B0BEC5", "#B0BEC5", "#B0BEC5", "#B0BEC5", "#B0BEC5", "#B0BEC5", "#B0BEC5", "#B0BEC5", "#B0BEC5", "#B0BEC5", "#B0BEC5", "#B0BEC5", "#B0BEC5", "#B0BEC5", "#B0BEC5", "#B0BEC5", "#B0BEC5", "#B0BEC5", "#B0BEC5", "#B0BEC5", "#B0BEC5", "#B0BEC5", "red", "#B0BEC5"]]}], "label": "Topic 50", "method": "update"}, {"args": [{"marker.color": [["#B0BEC5", "#B0BEC5", "#B0BEC5", "#B0BEC5", "#B0BEC5", "#B0BEC5", "#B0BEC5", "#B0BEC5", "#B0BEC5", "#B0BEC5", "#B0BEC5", "#B0BEC5", "#B0BEC5", "#B0BEC5", "#B0BEC5", "#B0BEC5", "#B0BEC5", "#B0BEC5", "#B0BEC5", "#B0BEC5", "#B0BEC5", "#B0BEC5", "#B0BEC5", "#B0BEC5", "#B0BEC5", "#B0BEC5", "#B0BEC5", "#B0BEC5", "#B0BEC5", "#B0BEC5", "#B0BEC5", "#B0BEC5", "#B0BEC5", "#B0BEC5", "#B0BEC5", "#B0BEC5", "#B0BEC5", "#B0BEC5", "#B0BEC5", "#B0BEC5", "#B0BEC5", "#B0BEC5", "#B0BEC5", "#B0BEC5", "#B0BEC5", "#B0BEC5", "#B0BEC5", "#B0BEC5", "#B0BEC5", "#B0BEC5", "#B0BEC5", "red"]]}], "label": "Topic 51", "method": "update"}]}], "title": {"font": {"color": "Black", "size": 22}, "text": "<b>Intertopic Distance Map</b>", "x": 0.5, "xanchor": "center", "y": 0.95, "yanchor": "top"}, "width": 650, "xaxis": {"anchor": "y", "domain": [0, 1], "range": [-2.195, 16.69], "title": {"text": ""}, "visible": false}, "yaxis": {"anchor": "x", "domain": [0, 1], "range": [-2.725, 27.92], "title": {"text": ""}, "visible": false}}}
